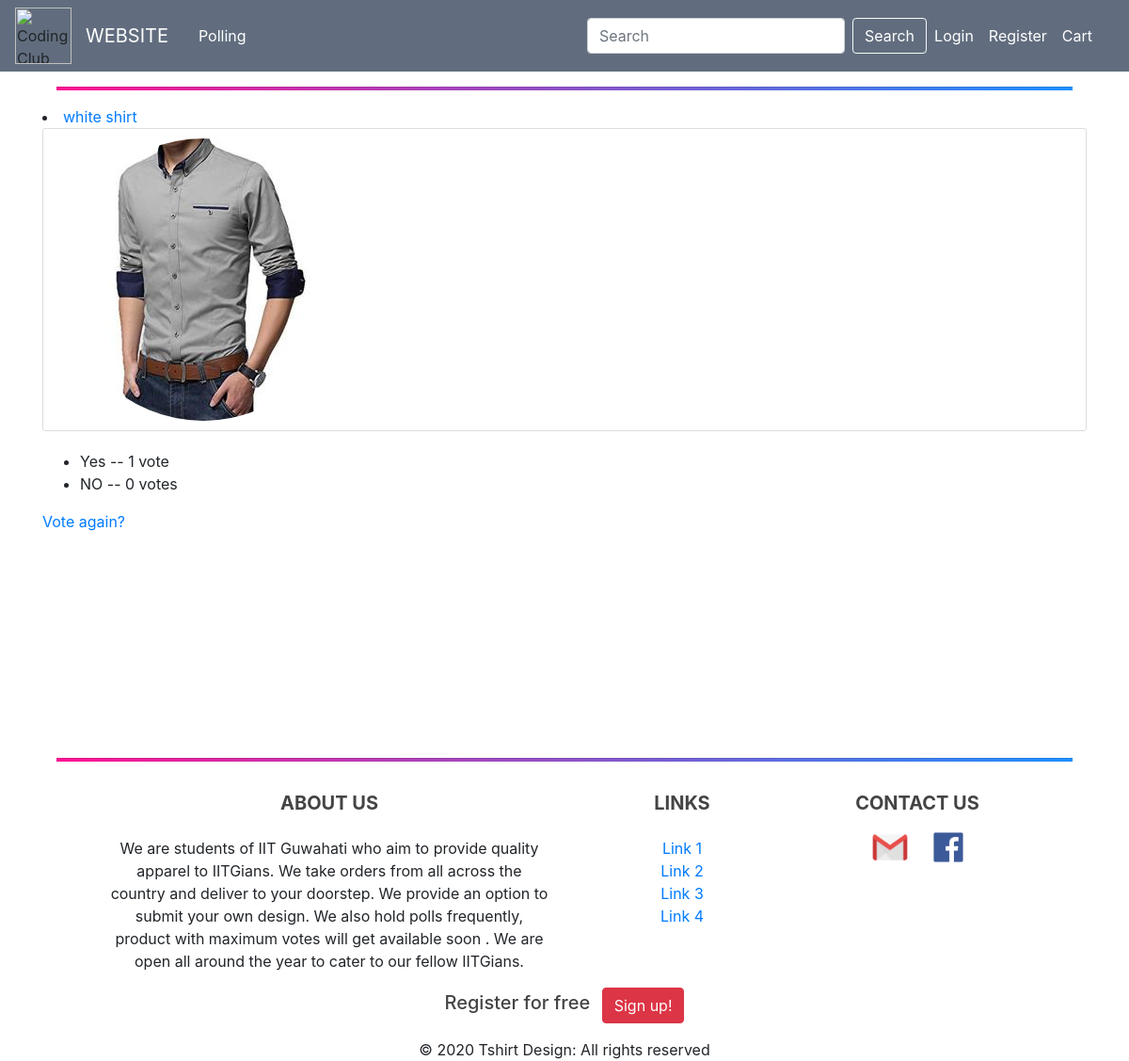
The app's page /polls/2/results/ with its own data.
### polls/models.py (models this page shows, shortened)
class Question(models.Model):
    question_text = models.CharField(max_length=200)
    department = models.CharField(max_length=120, choices=DEPARTMENTS, default='None')
    club = models.CharField(max_length=120, choices=CLUBS, default='None')
    image = models.ImageField( default='default.jpg', upload_to='images/')
    pub_date = models.DateTimeField(auto_now_add=True)
    status = models.BooleanField(default=True)

class Choice(models.Model):
    question = models.ForeignKey(Question, on_delete=models.CASCADE)
    choice_text = models.CharField(max_length=200)
    votes = models.IntegerField(default=0)

### polls/views.py (the view)
# urls.py: path('<int:pk>/results/', views.ResultsView.as_view(), name='results'),
class ResultsView(generic.DetailView):
    model = Question
    template_name = 'polls/results.html'

### polls/templates/polls/results.html
{% extends "blog/base.html" %}
{% block content %}
          <div class="container">
                         <li><a href="{% url 'polls:detail' question.id %}">{{ question.question_text }}</a></li>
                    <div class="content-section">
                      <div class="media">
                        <img class="rounded-circle account-img" src="{{ question.image.url }}">
                      </div>
                        </div>
                               <ul>
                    {% for choice in question.choice_set.all %}
                        <li>{{ choice.choice_text }} -- {{ choice.votes }} vote{{ choice.votes|pluralize }}</li>
                    {% endfor %}
                    </ul>
                         <a href="{% url 'polls:index'%}">Vote again?</a>
                </div>
{% endblock %}

### blog/static/blog/main.css (style rules this page uses)
body { position: relative; margin: 0; padding-bottom: 6rem; min-height: 100%; background: #fff; color: #333333; }
ul { margin: 0; }
.content-section { background: #ffffff; padding: 10px 20px; border: 1px solid #dddddd; border-radius: 3px; margin-bottom: 20px; }

### records on screen
Question: question_text "white shirt", image (picture)
Choice: choice_text "Yes", votes "1"
Choice: choice_text "NO", votes "0"
